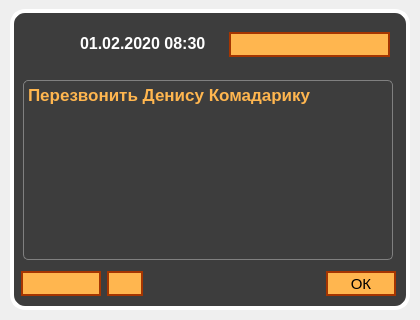
<?xml version="1.0" encoding="UTF-8"?>
<ui version="4.0">
 <class>PopupReminder</class>
 <widget class="QDialog" name="PopupReminder">
  <property name="geometry">
   <rect>
    <x>0</x>
    <y>0</y>
    <width>420</width>
    <height>320</height>
   </rect>
  </property>
  <property name="windowTitle">
   <string>Dialog</string>
  </property>
  <property name="styleSheet">
   <string notr="true">QMenu {background-color: #F2F2F2; margin: 0px; padding: 0px;}
QMenu::item {background-color: #F2F2F2; color: black;}
QMenu::separator {background-color: #A9A9A9; black; height: 1px;}
QMenu::item:selected {background-color: #18B7FF; color: #000000;}
QMenu::item:disabled {background-color: #F2F2F2; color: #A9A9A9;}
QMenu::item:disabled:selected {background-color: #F2F2F2; color: #A9A9A9;}</string>
  </property>
  <widget class="QLabel" name="lblBackground">
   <property name="enabled">
    <bool>true</bool>
   </property>
   <property name="geometry">
    <rect>
     <x>10</x>
     <y>9</y>
     <width>400</width>
     <height>301</height>
    </rect>
   </property>
   <property name="minimumSize">
    <size>
     <width>0</width>
     <height>0</height>
    </size>
   </property>
   <property name="font">
    <font>
     <pointsize>18</pointsize>
    </font>
   </property>
   <property name="autoFillBackground">
    <bool>false</bool>
   </property>
   <property name="styleSheet">
    <string notr="true">*{
background-color: rgba(0, 0, 0, 190);
border-radius: 15px;
border: 4px solid white;
}</string>
   </property>
   <property name="text">
    <string/>
   </property>
   <property name="scaledContents">
    <bool>true</bool>
   </property>
  </widget>
  <widget class="QLabel" name="label">
   <property name="geometry">
    <rect>
     <x>21</x>
     <y>20</y>
     <width>50</width>
     <height>50</height>
    </rect>
   </property>
   <property name="styleSheet">
    <string notr="true"/>
   </property>
   <property name="text">
    <string/>
   </property>
   <property name="pixmap">
    <pixmap resource="images.qrc">:/images/notification.png</pixmap>
   </property>
   <property name="scaledContents">
    <bool>true</bool>
   </property>
  </widget>
  <widget class="QLabel" name="labelTime">
   <property name="geometry">
    <rect>
     <x>80</x>
     <y>33</y>
     <width>150</width>
     <height>20</height>
    </rect>
   </property>
   <property name="font">
    <font>
     <pointsize>20</pointsize>
    </font>
   </property>
   <property name="layoutDirection">
    <enum>Qt::LeftToRight</enum>
   </property>
   <property name="styleSheet">
    <string notr="true">*{
color: white;
}</string>
   </property>
   <property name="text">
    <string>&lt;html&gt;&lt;head/&gt;&lt;body&gt;&lt;p&gt;&lt;span style=&quot; font-size:12pt; font-weight:600;&quot;&gt;01.02.2020 08:30&lt;/span&gt;&lt;/p&gt;&lt;/body&gt;&lt;/html&gt;</string>
   </property>
   <property name="alignment">
    <set>Qt::AlignBottom|Qt::AlignLeading|Qt::AlignLeft</set>
   </property>
   <property name="openExternalLinks">
    <bool>false</bool>
   </property>
   <property name="textInteractionFlags">
    <set>Qt::LinksAccessibleByMouse|Qt::TextSelectableByMouse</set>
   </property>
  </widget>
  <widget class="QComboBox" name="comboBox">
   <property name="geometry">
    <rect>
     <x>229</x>
     <y>32</y>
     <width>161</width>
     <height>25</height>
    </rect>
   </property>
   <property name="minimumSize">
    <size>
     <width>150</width>
     <height>23</height>
    </size>
   </property>
   <property name="font">
    <font>
     <pointsize>11</pointsize>
    </font>
   </property>
   <property name="focusPolicy">
    <enum>Qt::WheelFocus</enum>
   </property>
   <property name="toolTip">
    <string/>
   </property>
   <property name="whatsThis">
    <string>&lt;html&gt;&lt;head/&gt;&lt;body&gt;&lt;p&gt;&lt;br/&gt;&lt;/p&gt;&lt;/body&gt;&lt;/html&gt;</string>
   </property>
   <property name="autoFillBackground">
    <bool>false</bool>
   </property>
   <property name="styleSheet">
    <string notr="true">* {
background-color: #ffb64f;
border: 1.5px solid #a53501;
color: black;
text-align: center;
padding: 0px;
}

::drop-down { 
	border: none;
	width: 1px;
	height: 1px;
	margin: -1px;
}</string>
   </property>
   <property name="editable">
    <bool>false</bool>
   </property>
   <property name="currentText">
    <string/>
   </property>
   <property name="sizeAdjustPolicy">
    <enum>QComboBox::AdjustToContentsOnFirstShow</enum>
   </property>
  </widget>
  <widget class="QWidget" name="layoutWidget">
   <property name="geometry">
    <rect>
     <x>21</x>
     <y>270</y>
     <width>375</width>
     <height>27</height>
    </rect>
   </property>
   <layout class="QGridLayout" name="gridLayout">
    <item row="0" column="0">
     <widget class="QPushButton" name="callButton">
      <property name="minimumSize">
       <size>
        <width>80</width>
        <height>25</height>
       </size>
      </property>
      <property name="maximumSize">
       <size>
        <width>257</width>
        <height>16777215</height>
       </size>
      </property>
      <property name="font">
       <font>
        <pointsize>11</pointsize>
       </font>
      </property>
      <property name="toolTip">
       <string>Позвонить</string>
      </property>
      <property name="styleSheet">
       <string notr="true">*{
background-color: #ffb64f;
border: 1.5px solid #a53501;
color: black;
}

QToolTip {
	background-color: white;
	border-width: 1px;
	border-radius: 0px;
	border-style: solid;
	border-color: grey;
    }</string>
      </property>
      <property name="text">
       <string/>
      </property>
      <property name="icon">
       <iconset resource="images.qrc">
        <normaloff>:/images/makeCall.png</normaloff>:/images/makeCall.png</iconset>
      </property>
      <property name="iconSize">
       <size>
        <width>20</width>
        <height>20</height>
       </size>
      </property>
      <property name="autoDefault">
       <bool>false</bool>
      </property>
     </widget>
    </item>
    <item row="0" column="1">
     <widget class="QPushButton" name="openAccessButton">
      <property name="minimumSize">
       <size>
        <width>25</width>
        <height>25</height>
       </size>
      </property>
      <property name="toolTip">
       <string>Заказы</string>
      </property>
      <property name="styleSheet">
       <string notr="true">*{
background-color: #ffb64f;
border: 1.5px solid #a53501;
color: black;
}

QToolTip {
	background-color: white;
	border-width: 1px;
	border-radius: 0px;
	border-style: solid;
	border-color: grey;
    }</string>
      </property>
      <property name="text">
       <string/>
      </property>
      <property name="icon">
       <iconset resource="images.qrc">
        <normaloff>:/images/orders.png</normaloff>:/images/orders.png</iconset>
      </property>
      <property name="iconSize">
       <size>
        <width>20</width>
        <height>20</height>
       </size>
      </property>
      <property name="autoDefault">
       <bool>false</bool>
      </property>
     </widget>
    </item>
    <item row="0" column="2">
     <spacer name="horizontalSpacer">
      <property name="orientation">
       <enum>Qt::Horizontal</enum>
      </property>
      <property name="sizeType">
       <enum>QSizePolicy::Expanding</enum>
      </property>
      <property name="sizeHint" stdset="0">
       <size>
        <width>40</width>
        <height>20</height>
       </size>
      </property>
     </spacer>
    </item>
    <item row="0" column="3">
     <widget class="QPushButton" name="okButton">
      <property name="minimumSize">
       <size>
        <width>70</width>
        <height>25</height>
       </size>
      </property>
      <property name="maximumSize">
       <size>
        <width>80</width>
        <height>16777215</height>
       </size>
      </property>
      <property name="font">
       <font>
        <pointsize>11</pointsize>
       </font>
      </property>
      <property name="autoFillBackground">
       <bool>false</bool>
      </property>
      <property name="styleSheet">
       <string notr="true">*{
background-color: #ffb64f;
border: 1.5px solid #a53501;
color: black;
}</string>
      </property>
      <property name="text">
       <string>ОК</string>
      </property>
      <property name="autoDefault">
       <bool>false</bool>
      </property>
     </widget>
    </item>
   </layout>
  </widget>
  <widget class="QTextBrowser" name="textBrowser">
   <property name="geometry">
    <rect>
     <x>23</x>
     <y>80</y>
     <width>370</width>
     <height>180</height>
    </rect>
   </property>
   <property name="font">
    <font>
     <pointsize>13</pointsize>
     <weight>75</weight>
     <bold>true</bold>
    </font>
   </property>
   <property name="focusPolicy">
    <enum>Qt::ClickFocus</enum>
   </property>
   <property name="styleSheet">
    <string notr="true">*{
border: 1px solid grey;
border-radius: 5px;
color: #ffb64f;
text-align: center;
background-color: rgba(0, 0, 0,  0);
}

QScrollBar:vertical {border: #d8d8d8; color: #CCCCCC;}
QScrollBar::add-page:vertical, QScrollBar::sub-page:vertical {background-color: rgba(245, 245, 245, 60);}</string>
   </property>
   <property name="tabChangesFocus">
    <bool>false</bool>
   </property>
   <property name="html">
    <string>&lt;!DOCTYPE HTML PUBLIC &quot;-//W3C//DTD HTML 4.0//EN&quot; &quot;http://www.w3.org/TR/REC-html40/strict.dtd&quot;&gt;
&lt;html&gt;&lt;head&gt;&lt;meta name=&quot;qrichtext&quot; content=&quot;1&quot; /&gt;&lt;style type=&quot;text/css&quot;&gt;
p, li { white-space: pre-wrap; }
&lt;/style&gt;&lt;/head&gt;&lt;body style=&quot; font-family:'MS Shell Dlg 2'; font-size:13pt; font-weight:600; font-style:normal;&quot;&gt;
&lt;p style=&quot; margin-top:0px; margin-bottom:0px; margin-left:0px; margin-right:0px; -qt-block-indent:0; text-indent:0px;&quot;&gt;Перезвонить Денису Комадарику&lt;/p&gt;&lt;/body&gt;&lt;/html&gt;</string>
   </property>
   <property name="openExternalLinks">
    <bool>true</bool>
   </property>
  </widget>
 </widget>
 <resources>
  <include location="images.qrc"/>
 </resources>
 <connections/>
</ui>
